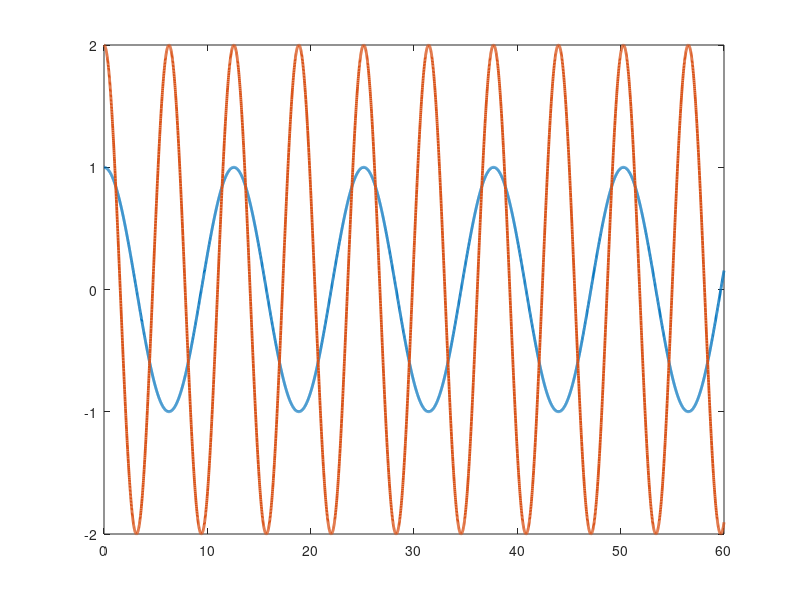

The MATLAB source for this figure: (Note: this script raises an error after producing the figure.)
function torquefiltermethod
close all
% Set up parameters for sim

p1       = 3.473;
p2       = 0.196;
p3       = 0.242;
f1       = 5.3;
f2       = 1.1;

% Stacked parameter vector
theta    = [p1;p2;p3;f1;f2];

% Simulation final time
tf   = 60;

% Initial condition vector (X0 must be same size and "form" as X and XDot below)
% (i.e., in this sim, X0 = [e0;r0;thetahat0])
X0   = [4;10;3;2;1;1;1;1;1];

% define uf initial value
uf   = [2;2];



Ydf =  [1;1;1;1;1;1;1;1;1;1];
X0   = [X0;uf;Ydf];


% Options for integration function
opts = odeset('RelTol',1e-3,'AbsTol',1e-3);

% Integrate (you can send the paramters theta to the dynamics as seen below)
[t,STATES] = ode45(@(t,X) compositedynamics(t,X,theta),[0 tf],X0,opts);

% Set up desired trajectory data for plots (enter desired trajectory for your simulation)
qd = [cos(0.5*t) 2*cos(t)]';

% Parse integrated states (STATES is the same "form" as X0)
% (i.e., in this sim, STATES = [e r thetahat] over all time);
e  = STATES(:,1:2)';
r  = STATES(:,3:4)';
thetaHat = STATES(:,5:9)';


% Compute x from e and xd for plotting purposes
q  = e + qd;


% Plot the actual vs desired trajectories
figure(1)
plot(t,qd,'-','LineWidth',2)
hold on
ax = gca;
ax.ColorOrderIndex = 1;
plot(t,q,':','LineWidth',2)
hold off


% Plot the filtered tracking error
figure(2)
plot(t,e,'r-.','LineWidth',2)



% Plot the adaptive estimates vs actual parameters
figure(3)
plot(t,repmat(theta,1,length(t)),':','LineWidth',2)
hold on
ax = gca;
ax.ColorOrderIndex = 1;
plot(t,thetaHat,'-','LineWidth',2)
hold off

figure(4)
plot(t,thetaHat-repmat(theta,1,length(t)),'-','LineWidth',2)

index = 0;
global tau;
tau = [];
for i = t'
    index = index+1;
    qd       = [cos(0.5*i);2*cos(i)];
    qdDot    = [-0.5*sin(0.5*i); -2*sin(i)];   %Enter the expression
    qdDotDot = [-0.25*cos(0.5*i); -2*cos(i)];  %Enter the expression 
    cd2       = cos(qd(2));
    sd2       = sin(qd(2));
    yd11      = qdDotDot(1); %Enter the expression
    yd12      = qdDotDot(2); %Enter the expression
    yd13      = 2*cd2*qdDotDot(1)+cd2*qdDotDot(2)-sd2*qdDot(2)*qdDot(1)-sd2*(qdDot(1)+qdDot(2))*qdDot(2); %Enter the expression
    yd14      = qdDot(1); %Enter the expression
    yd15      = 0; %Enter the expression
    yd21      = 0; %Enter the expression
    yd22      = qdDotDot(1)+qdDotDot(2); %Enter the expression
    yd23      = cd2*qdDotDot(1)+sd2*qdDot(1)*qdDot(1); %Enter the expression
    yd24      = 0; %Enter the expression
    yd25      = qdDot(2); %Enter the expression
    Yd       = [yd11 yd12 yd13 yd14 yd15;yd21 yd22 yd23 yd24 yd25];
    K        = 5;
    u        = -K*r(:,index) - e(:,index) + Yd*thetaHat(:,index);
    tau = horzcat(tau,u);
end

tausize = size(tau)
length_ = 1:tausize(2);
figure(5)
plot(length_,tau,'-','LineWidth',2)



function [XDot] = compositedynamics(t,X,theta)

% Parse parameter vector
p1 = theta(1);
p2 = theta(2);
p3 = theta(3);
f1 = theta(4);
f2 = theta(5);

% Select gains for controller
K        = 10; % Enter a number
a        = 1; % Enter a number
Beta     = 1;  % Torque filter gain, define it by yourself
gamma = [30 0 0 0 0; ...
    0 1 0 0 0; ...
    0 0 1 0 0; ...
    0 0 0 5 0; ...
    0 0 0 0 1];    


% Desired trajectory and needed derivatives
qd       = [cos(0.5*t);2*cos(t)];
qdDot    = [-0.5*sin(0.5*t); -2*sin(t)];   %Enter the expression
qdDotDot = [-0.25*cos(0.5*t); -2*cos(t)];  %Enter the expression 

% Parse current states (X is the same size and "form" as X0)
% (i.e., in this sim, X = [e;r;thetahat])
e        = [X(1);X(2)];
r        = [X(3);X(4)];
thetaHat = [X(5);X(6);X(7);X(8);X(9)];
uf       = [X(10);X(11)];
Ydf      = [X(12),X(13),X(14),X(15),X(16);X(17),X(18),X(19),X(20),X(21)];



% Compute current x and xDot for convenience
q        = e + qd;
qDot     = r - a*e + qdDot;

% Compute cos(x2) and sin(x2) for convenience
c2       = cos(q(2));
s2       = sin(q(2));

% Compute current matrices for the dynamics
M        = [p1 + 2*p3*c2 p2 + p3*c2;p2 + p3*c2 p2];
Vm       = [-p3*s2*qDot(2) -p3*s2*(qDot(1) + qDot(2));p3*s2*qDot(1) 0];
fd       = [f1 0;0 f2];

% Compute current regression matrix
cd2       = cos(qd(2));
sd2       = sin(qd(2));
yd11      = qdDotDot(1); %Enter the expression
yd12      = qdDotDot(2); %Enter the expression
yd13      = 2*cd2*qdDotDot(1)+cd2*qdDotDot(2)-sd2*qdDot(2)*qdDot(1)-sd2*(qdDot(1)+qdDot(2))*qdDot(2); %Enter the expression
yd14      = qdDot(1); %Enter the expression
yd15      = 0; %Enter the expression
yd21      = 0; %Enter the expression
yd22      = qdDotDot(1)+qdDotDot(2); %Enter the expression
yd23      = cd2*qdDotDot(1)+sd2*qdDot(1)*qdDot(1); %Enter the expression
yd24      = 0; %Enter the expression
yd25      = qdDot(2); %Enter the expression
Yd       = [yd11 yd12 yd13 yd14 yd15;yd21 yd22 yd23 yd24 yd25];

% Design controller
Taud     = [0.5*cos(0.5*t); sin(t)];

% u        = -K*r + M*qdDotDot + Vm*qDot + fd*qDot; %Enter the expression
% u        = -K*r - e
u        = -K*r + Yd*thetaHat;
eDot        = r - a*e;
rDot        = a*eDot + M\(-Vm*qDot-fd*qDot+u-Taud) - qdDotDot; %Enter the expression

miu = uf - Ydf*thetaHat;
thetaHatDot = -gamma*Yd.'*r + gamma*Ydf.'*miu; %Enter the expression
uf_dot      =  Beta*u - Beta*uf;
Ydf_dot = Beta*Yd -Beta*Ydf;
Ydf_dot = reshape(Ydf_dot',[10,1]);
% Stacked dynamics vector (XDot is the same size and "form" as X)
XDot        = [eDot;rDot;thetaHatDot;uf_dot;Ydf_dot];
